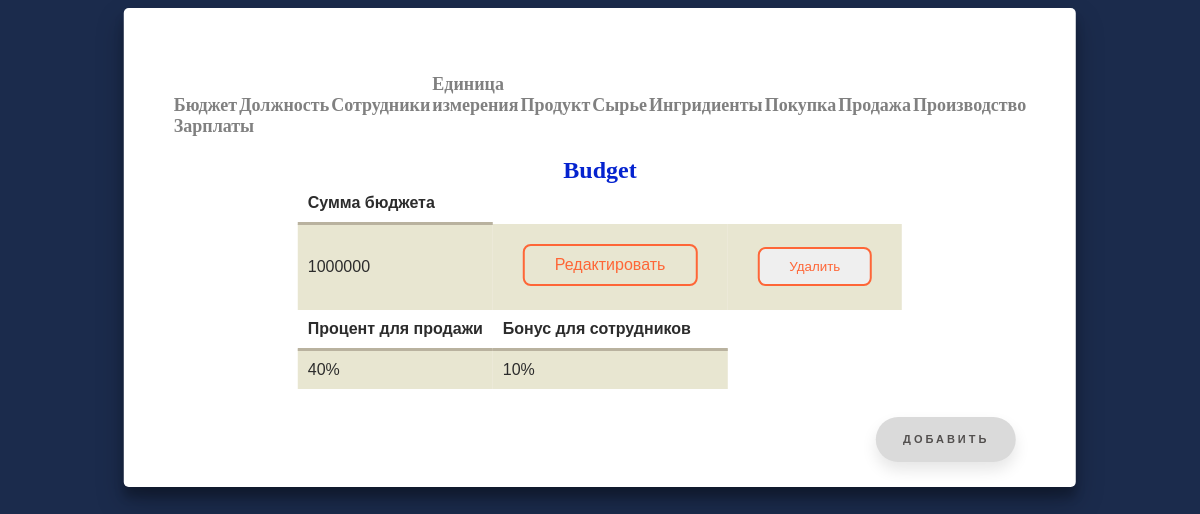
/budjet, run on an earlier commit of the app's database.
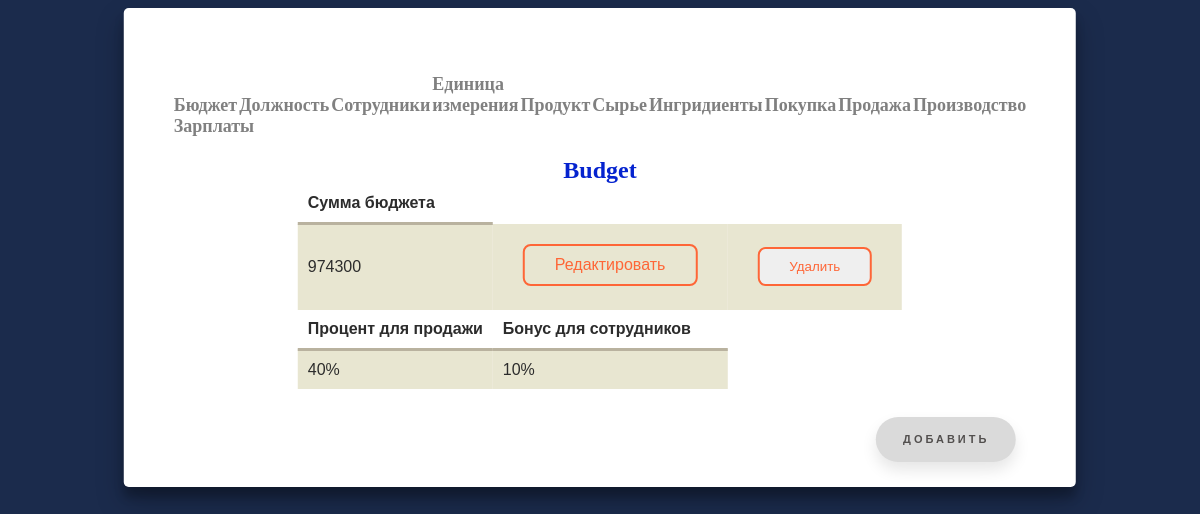
And on a later commit of the database.
### modul/models.py (models this page shows, shortened)
class Budjet(models.Model):
    Amoun_budjet = models.IntegerField("Сумма бюджета",default=0)
    Procent = models.IntegerField("процент прибыли",default=0)
    Bonus = models.IntegerField("Бонус",default=0)
    class Meta:
        verbose_name = 'Бюджет'
        verbose_name_plural = 'Бюджеты'

### modul/views.py (the view)
# urls.py: path("budjet",views.BudgetView.as_view(), name = 'budget'),
class BudgetView(ListView):
    model = Budjet
    template_name = 'modul/budjet.html'
    context_object_name = 'budjets'

### modul/templates/modul/budjet.html (shortened to what this page needs)
{% extends  "modul/home.html" %}
{% block content %}
<h2>Budget</h2>
<table cellpadding="4" cellspacing="1">
  <tr>
      <th>Cумма бюджета</th>
  </tr>
  {% for budjet in budjets %}
      <tr>
          <td>
              {{ budjet.Amoun_budjet }}
          </td>
          <td>
              <a href="{% url 'budjetsupdate' budjet.id %}" class="shine-button">Редактировать</a>
          </td>
          <td>
              <form id="delete_form" action="{% url 'budjetsdelete' budjet.id %}" method="post">
                  <button type="submit" class="shine-button">Удалить</button>
              </form>
          </td>
      </tr>
      {% endfor %}
      <tr>
          <th>Процент для продажи</th>
          <th>Бонус для сотрудников</th>
      </tr>
      {% for budjet in budjets %}
      <tr>
          <td>{{ budjet.Procent }}%</td>
          <td>{{ budjet.Bonus }}%</td>
      </tr>
      {% endfor %}
</table><br>
<a href="{% url 'createbudjet' %}" class="floating-button">Добавить</a>
{% endblock %}

What changed in the data, as far as the page shows it:
changed Budjet: Amoun_budjet "1000000" → "974300"
